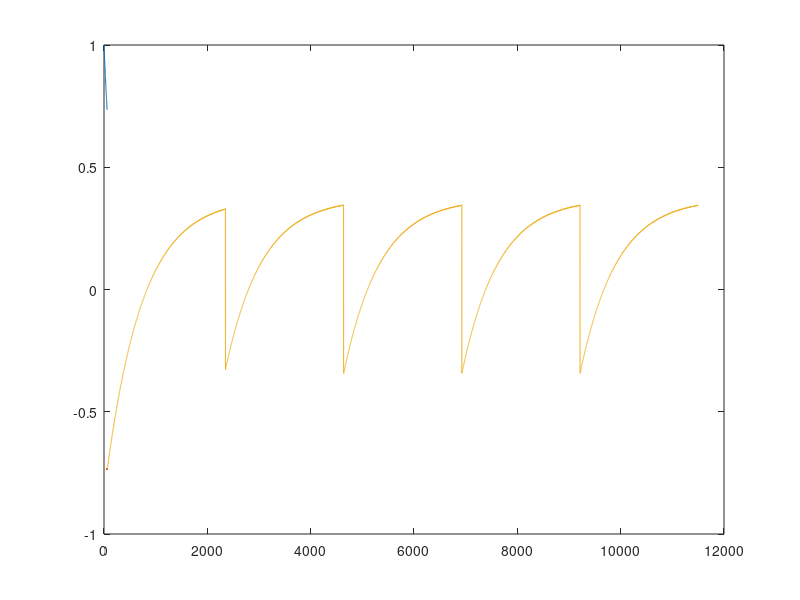
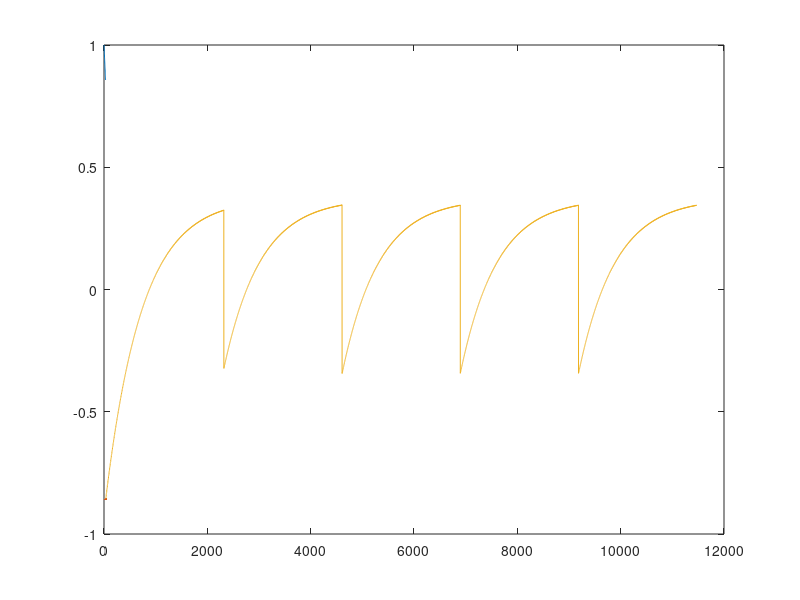
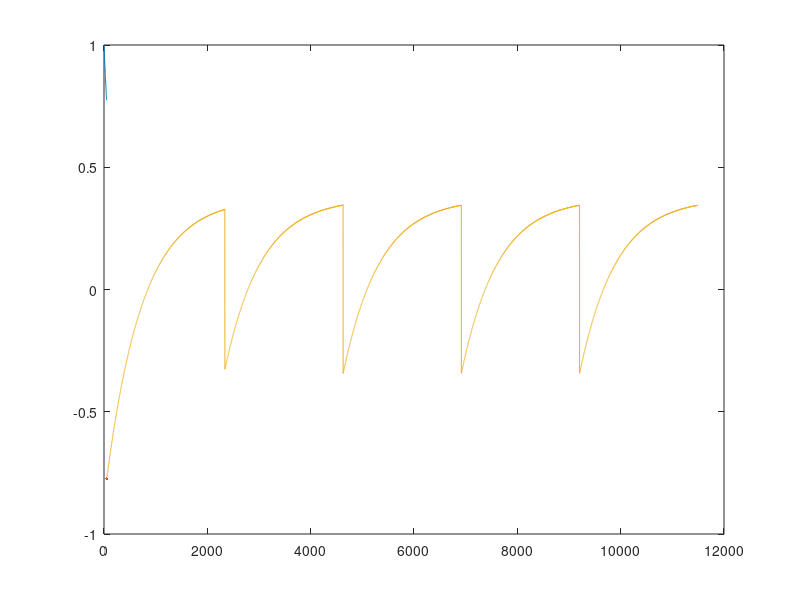
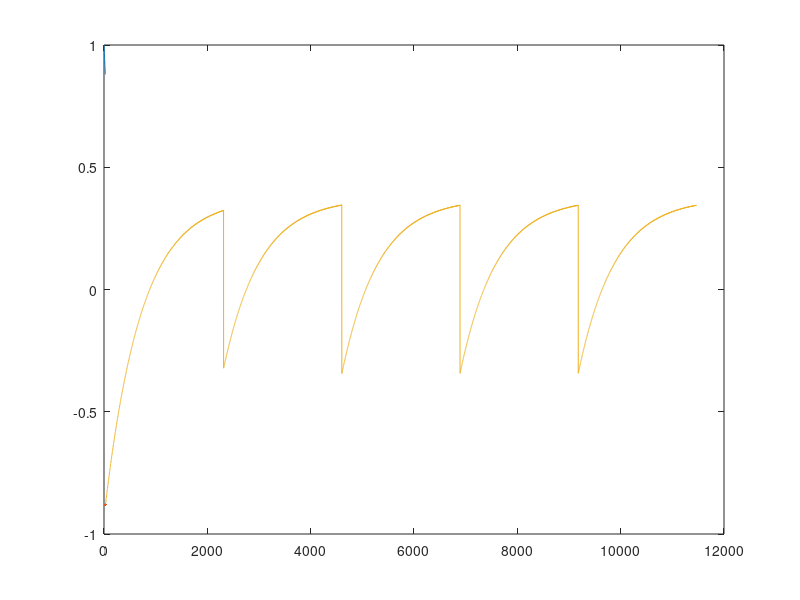

The MATLAB script that drew these images, in order:
clc,clear,close all
%%
t = 0:15000;
M0 = 1;
TE = [60,30,50,25,40,0];
T2 = 195; % [ms]
n = 208;

TR = 11;
T1 = 1895; %1895
M = [];
for q = 1:numel(TE)
M1{q} = M0*exp(-t(1:TE(q)+1)/T2); % t=1:61
M_1{q} = -M1{q}(TE(q)+1); % t = 62

M(q,1,1,1:11) = M_1{q}*exp(-(1:11)/T1)+M0*(1-exp(-(1:11)/T1)); %t =63:72
M(q,1,2,1) = M(q,1,1,11)*cosd(8);
for c = 1:n-1
    for cc = 1:10
    M(q,1,c+1,cc+1)=M(q,1,c+1,1)*exp(-(cc+1)/T1)+M0*(1-exp(-(cc+1)/T1));
    end
    if c<n-1
    M(q,1,c+2,1) = M(q,1,c+1,11)*cosd(8);
    end
end
for k = 1:4
    M(q,k+1,1,1) = -M(q,k,208,11)*cosd(8);
    for c = 1:n
        for cc = 1:10
            M(q,k+1,c,cc+1) = M(q,k+1,c,1)*exp(-(cc+1)/T1)+M0*(1-exp(-(cc+1)/T1));
        end
        if c <n
            M(q,k+1,c+1,1) = M(q,k+1,c,11)*cosd(8);
        end
    end
end
end
 u = 1;
for q = 1:numel(TE)
    for k = 1:5
        for c = 1:n
    Signal(q,u) = M(q,k,c,11)*sind(8);
    u = u+1;
        end
    end
    u = 1;
end
            
%% continues signal

u = 1;
Mtot = [];
for q = 1:numel(TE)
for k = 1:5
for c = 1:n
    for cc = 1:11
Mtot(u) = M(q,k,c,cc);
u = u+1;
    end
end
end
figure('name',sprintf('TE = %i',TE(q))) 
plot(t(1:TE(q)+1),M1{q})
hold on
plot(t(TE(q)+2),M_1{q})
plot(t(TE(q)+3:numel(Mtot)+TE(q)+2), Mtot)


hold off
u = 1;
Mtot = [];
end
%% messured signal
a = 0:11:11*208*5-1;
for q = 1:numel(TE)
figure('name',sprintf('signal TE = %i',TE(q)))
plot(a,Signal(q,:))
end





